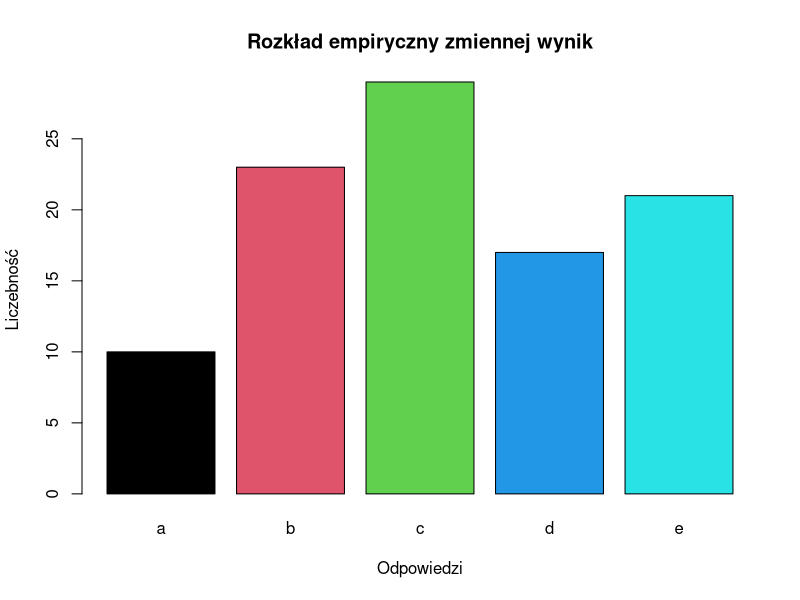
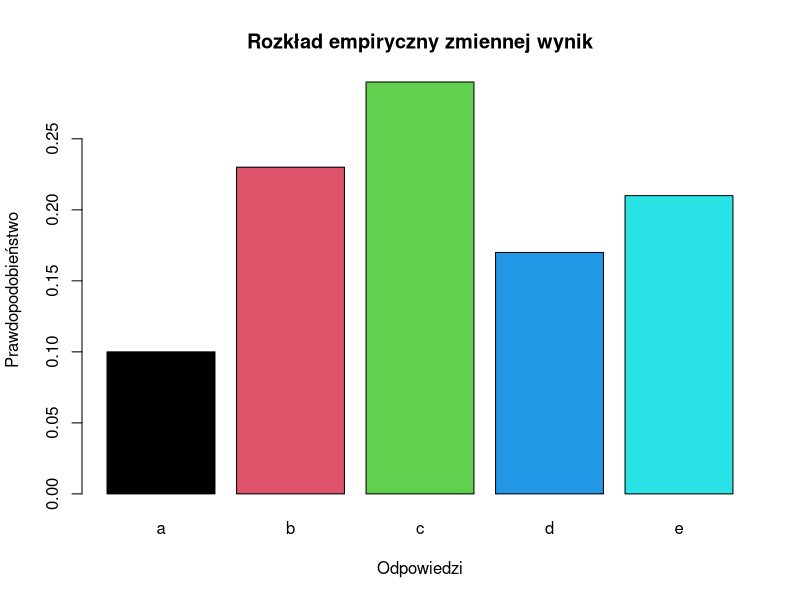
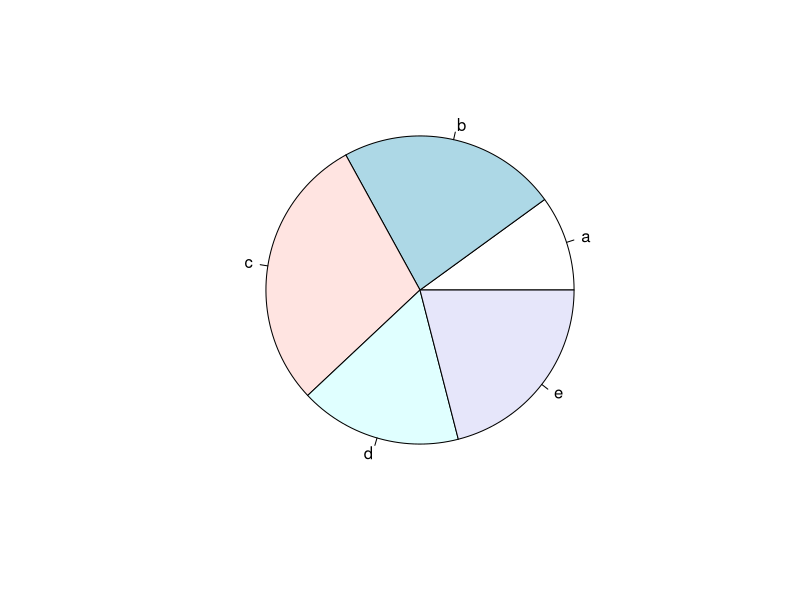
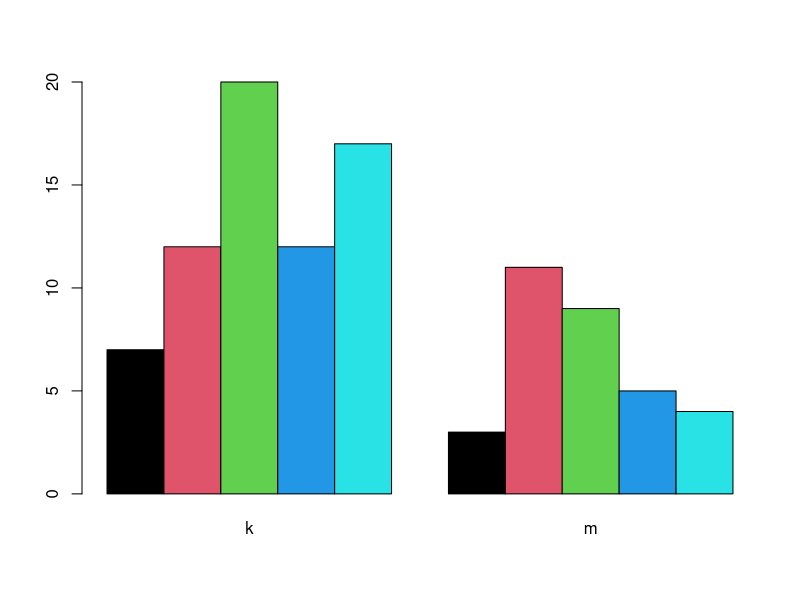

Write R code to recreate these figures, in order.
ankieta = read.table("ankieta.txt", header = TRUE)
head(ankieta)
data.frame(cbind(liczebnosc = table(ankieta$wynik),
                 procent = prop.table(table(ankieta$wynik))))

ankieta_p <- ankieta[ankieta$szkola == "p", ] #Przed przecinkiem odwołuję się do wierszy. Po przecinku nie wpisuje nic bo kolumny zostawiam w spokoju.

rozklad_empiryczny = data.frame(cbind(liczebnosc = table(ankieta_p$wynik),
                 procent = prop.table(table(ankieta_p$wynik))))

barplot(table(ankieta$wynik),
        xlab = "Odpowiedzi", ylab = "Liczebność",
        main = "Rozkład empiryczny zmiennej wynik",
        col = 1:5)
barplot(prop.table(table(ankieta$wynik)),
        xlab = "Odpowiedzi", ylab = "Prawdopodobieństwo",
        main = "Rozkład empiryczny zmiennej wynik",
        col = 1:5)
pie(table(ankieta$wynik))
barplot(table(ankieta$wynik, ankieta$plec),
        beside = TRUE,
        col = 1:5)